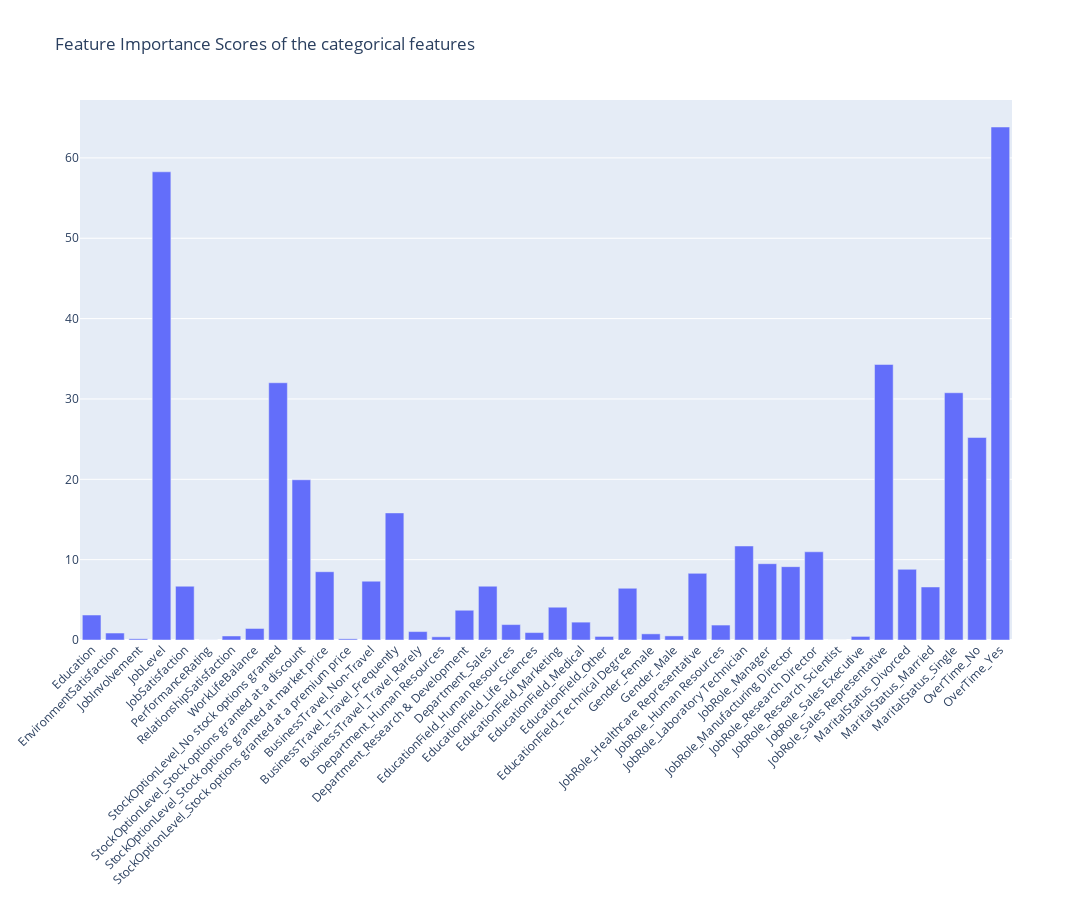

Write notebook code for a chart like this one.
### Markdown cell above
### The resulting feature importance as graph

### Code cell
import plotly.graph_objs as go

# create trace
trace = go.Bar(x=list(encoded_X_copy.columns), y=fs.scores_)

# create layout
layout = go.Layout(title='Feature Importance Scores of the categorical features', xaxis=dict(tickangle=-45))

# create figure
fig = go.Figure(data=[trace], layout=layout)

# update figure size
fig.update_layout(width=1200, height=900)

# show figure
fig.show()

### Figure 1 — Plotly figure (JSON) as saved in the notebook; plotly's stock layout.template omitted (floating-point values rounded to 4 significant figures)
{"data": [{"type": "bar", "x": ["Education", "EnvironmentSatisfaction", "JobInvolvement", "JobLevel", "JobSatisfaction", "PerformanceRating", "RelationshipSatisfaction", "WorkLifeBalance", "StockOptionLevel_No stock options granted", "StockOptionLevel_Stock options granted at a discount", "StockOptionLevel_Stock options granted at market price", "StockOptionLevel_Stock options granted at a premium price", "BusinessTravel_Non-Travel", "BusinessTravel_Travel_Frequently", "BusinessTravel_Travel_Rarely", "Department_Human Resources", "Department_Research & Development", "Department_Sales", "EducationField_Human Resources", "EducationField_Life Sciences", "EducationField_Marketing", "EducationField_Medical", "EducationField_Other", "EducationField_Technical Degree", "Gender_Female", "Gender_Male", "JobRole_Healthcare Representative", "JobRole_Human Resources", "JobRole_Laboratory Technician", "JobRole_Manager", "JobRole_Manufacturing Director", "JobRole_Research Director", "JobRole_Research Scientist", "JobRole_Sales Executive", "JobRole_Sales Representative", "MaritalStatus_Divorced", "MaritalStatus_Married", "MaritalStatus_Single", "OverTime_No", "OverTime_Yes"], "y": [3.109, 0.8673, 0.1491, 58.27, 6.693, 0.01038, 0.501, 1.433, 32.02, 19.94, 8.496, 0.1461, 7.318, 15.82, 1.048, 0.3986, 3.703, 6.694, 1.919, 0.924, 4.079, 2.222, 0.4446, 6.436, 0.7651, 0.5101, 8.293, 1.86, 11.7, 9.496, 9.127, 10.98, 0.0001523, 0.4473, 34.29, 8.794, 6.598, 30.77, 25.2, 63.85]}], "layout": {"height": 900, "title": {"text": "Feature Importance Scores of the categorical features"}, "width": 1200, "xaxis": {"tickangle": -45}}}
